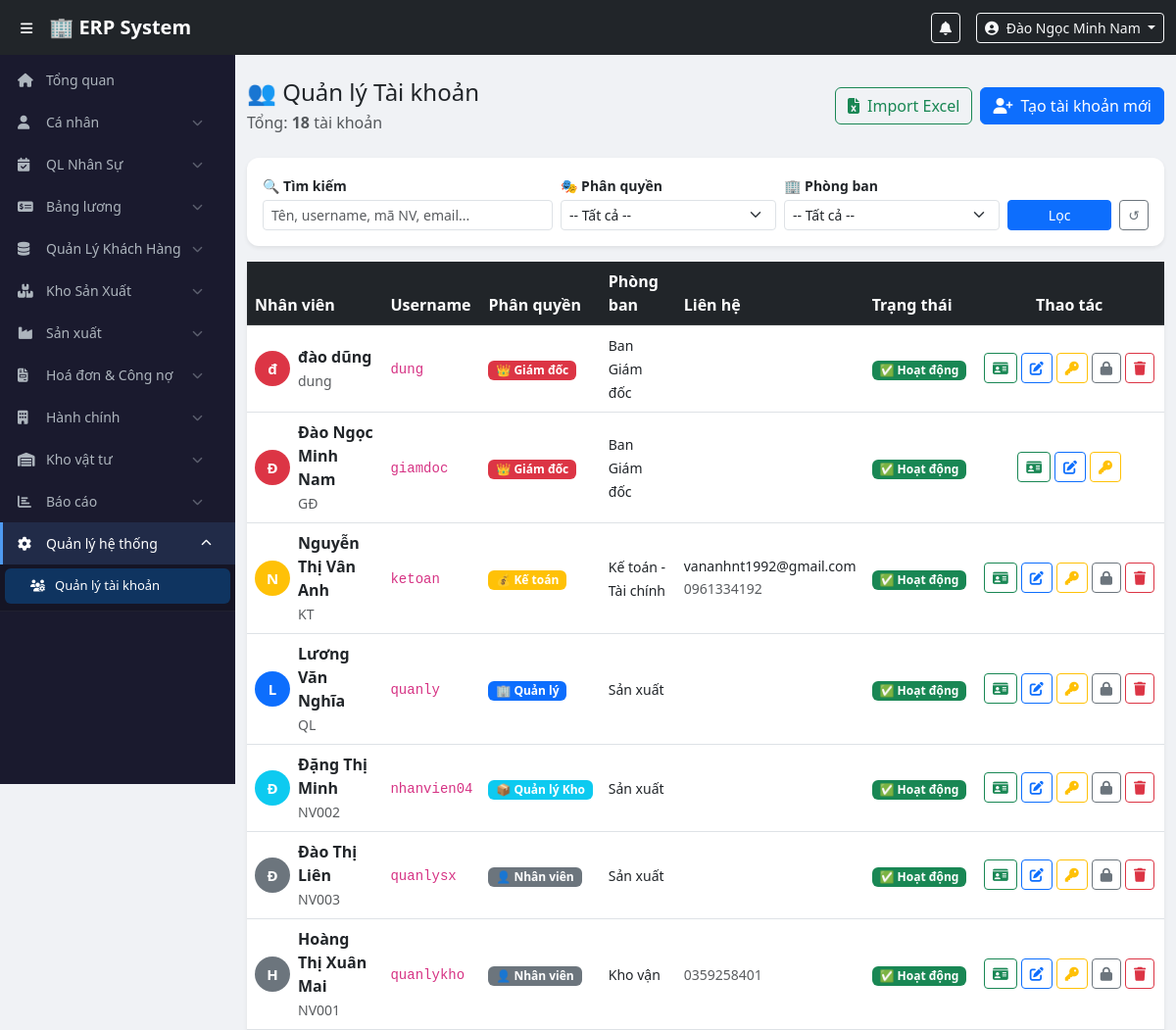
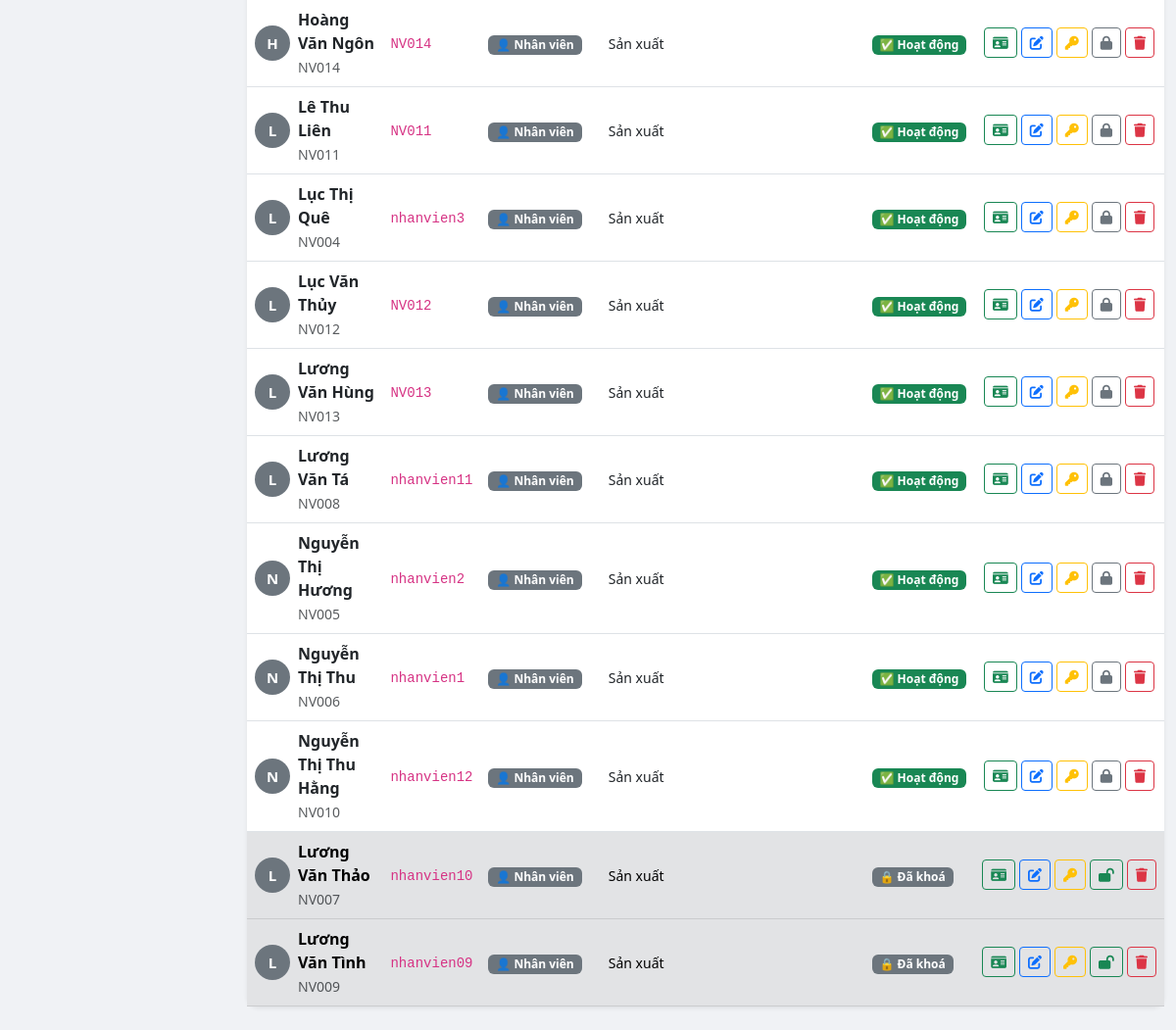
The app's page /modules/users/index.php (signed in) with its own data (2 pictures, top to bottom).
### tables this page shows
CREATE TABLE `users` (
  `id` int(11) NOT NULL,
  `employee_code` varchar(20) NOT NULL,
  `full_name` varchar(100) NOT NULL,
  `username` varchar(50) NOT NULL,
  `password_hash` varchar(255) NOT NULL,
  `email` varchar(100) DEFAULT NULL,
  `phone` varchar(20) DEFAULT NULL,
  `role_id` int(11) NOT NULL,
  `department_id` int(11) DEFAULT NULL,
  `is_active` tinyint(1) DEFAULT 1,
  `created_at` timestamp NOT NULL DEFAULT current_timestamp()
);

CREATE TABLE `roles` (
  `id` int(11) NOT NULL,
  `name` varchar(50) NOT NULL,
  `display_name` varchar(100) NOT NULL
);

CREATE TABLE `departments` (
  `id` int(11) NOT NULL,
  `name` varchar(100) NOT NULL,
  `created_at` timestamp NOT NULL DEFAULT current_timestamp()
);

### config/auth.php (called while the page is built, shortened)
<?php
function isLoggedIn() {
    return isset($_SESSION['user_id']) && !empty($_SESSION['user_id']);
}
function hasRole(...$roles) {
    return in_array($_SESSION['role'], $roles);
}
function currentUser() {
    return [
        'id'          => $_SESSION['user_id']   ?? null,
        'full_name'   => $_SESSION['full_name'] ?? '',
        'username'    => $_SESSION['username']  ?? '',
        'role'        => $_SESSION['role']      ?? '',
        'role_name'   => $_SESSION['role_name'] ?? '',
        'employee_code' => $_SESSION['employee_code'] ?? '',
        'department_id' => $_SESSION['department_id'] ?? null,
    ];
}
function getRoleBadge($role) {
    $map = [
        'director'   => ['class' => 'danger',   'icon' => '👑', 'label' => 'Giám đốc'],
        'accountant' => ['class' => 'warning',   'icon' => '💰', 'label' => 'Kế toán'],
        'manager'    => ['class' => 'primary',   'icon' => '🏢', 'label' => 'Quản lý'],
        'warehouse'  => ['class' => 'info',      'icon' => '📦', 'label' => 'Quản lý Kho'],
        'production' => ['class' => 'success',   'icon' => '🏭', 'label' => 'Quản lý SX'],
        'employee'   => ['class' => 'secondary', 'icon' => '👤', 'label' => 'Nhân viên'],
    ];
    return $map[$role] ?? ['class' => 'secondary', 'icon' => '❓', 'label' => $role];
}
?>

### modules/users/index.php (the view, shortened to what this page needs)
<?php
require_once $_SERVER['DOCUMENT_ROOT'] . '/erp/config/auth.php';
$pdo  = getDBConnection();
$search     = trim($_GET['search']  ?? '');
$sql    = "SELECT u.*, r.name AS role, r.display_name AS role_name, d.name AS dept_name
           FROM users u
           JOIN roles r ON u.role_id = r.id
           LEFT JOIN departments d ON u.department_id = d.id
           WHERE 1=1 ";
$params = [];
$sql .= " ORDER BY u.is_active DESC, r.id ASC, u.full_name ASC";
$stmt = $pdo->prepare($sql);
$stmt->execute($params);
$users = $stmt->fetchAll();
include $_SERVER['DOCUMENT_ROOT'] . '/erp/includes/header.php';
include $_SERVER['DOCUMENT_ROOT'] . '/erp/includes/sidebar.php';
?>
<div class="main-content">
<div class="container-fluid py-4">
    <div class="d-flex justify-content-between align-items-center mb-4">
        <div>
            <h4 class="mb-1">👥 Quản lý Tài khoản</h4>
            <p class="text-muted mb-0">Tổng: <strong><?= count($users) ?></strong> tài khoản</p>
        </div>
        <div class="d-flex gap-2">
            <a href="/erp/modules/users/import_excel.php" class="btn btn-outline-success">
                <i class="fas fa-file-excel me-2"></i>Import Excel
            </a>
            <a href="/erp/modules/users/create.php" class="btn btn-primary">
                <i class="fas fa-user-plus me-2"></i>Tạo tài khoản mới
            </a>
        </div>
    </div>
    <div class="card border-0 shadow-sm mb-3">
        <div class="card-body py-3">
            <form method="GET" class="row g-2 align-items-end">
                <div class="col-md-4">
                    <label class="form-label small fw-semibold mb-1">🔍 Tìm kiếm</label>
                    <input type="text" name="search" class="form-control form-control-sm"
                           placeholder="Tên, username, mã NV, email..."
                           value="<?= htmlspecialchars($search) ?>">
                </div>
                <div class="col-md-3">
                    <label class="form-label small fw-semibold mb-1">🎭 Phân quyền</label>
                    <select name="role" class="form-select form-select-sm">
                        <option value="">-- Tất cả --</option>
                    </select>
                </div>
                <div class="col-md-3">
                    <label class="form-label small fw-semibold mb-1">🏢 Phòng ban</label>
                    <select name="dept" class="form-select form-select-sm">
                        <option value="">-- Tất cả --</option>
                    </select>
                </div>
                <div class="col-md-2 d-flex gap-2">
                    <button type="submit" class="btn btn-primary btn-sm w-100">Lọc</button>
                    <a href="/erp/modules/users/index.php" class="btn btn-outline-secondary btn-sm">↺</a>
                </div>
            </form>
        </div>
    </div>
    <div class="card border-0 shadow-sm">
        <div class="card-body p-0">
            <div class="table-responsive">
                <table class="table table-hover align-middle mb-0">
                    <thead class="table-dark">
                        <tr>
                            <th>Nhân viên</th>
                            <th>Username</th>
                            <th>Phân quyền</th>
                            <th>Phòng ban</th>
                            <th>Liên hệ</th>
                            <th>Trạng thái</th>
                            <th class="text-center">Thao tác</th>
                        </tr>
                    </thead>
                    <tbody>
                    <?php foreach ($users as $u): ?>
                    <?php $badge = getRoleBadge($u['role']); ?>
                    <tr class="<?= !$u['is_active'] ? 'table-secondary text-muted' : '' ?>">
                        <td>
                            <div class="d-flex align-items-center gap-2">
                                <div class="avatar-circle bg-<?= $badge['class'] ?>">
                                    <?= mb_substr($u['full_name'], 0, 1) ?>
                                </div>
                                <div>
                                    <div class="fw-semibold"><?= htmlspecialchars($u['full_name']) ?></div>
                                    <small class="text-muted"><?= htmlspecialchars($u['employee_code']) ?></small>
                                </div>
                            </div>
                        </td>
                        <td><code><?= htmlspecialchars($u['username']) ?></code></td>
                        <td>
                            <span class="badge bg-<?= $badge['class'] ?>">
                                <?= $badge['icon'] ?> <?= $badge['label'] ?>
                            </span>
                        </td>
                        <td><small><?= htmlspecialchars($u['dept_name'] ?? '-') ?></small></td>
                        <td>
                            <small class="d-block"><?= htmlspecialchars($u['email'] ?? '-') ?></small>
                            <small class="text-muted"><?= htmlspecialchars($u['phone'] ?? '') ?></small>
                        </td>
                        <td>
                            <?php if ($u['is_active']): ?>
                                <span class="badge bg-success">✅ Hoạt động</span>
                            <?php else: ?>
                                <span class="badge bg-secondary">🔒 Đã khoá</span>
                            <?php endif; ?>
                        </td>
                        <td class="text-center">
                            <div class="d-flex justify-content-center gap-1">
				<a href="/erp/modules/users/profile.php?id=<?= $u['id'] ?>"
  					class="btn btn-sm btn-outline-success" title="Hồ sơ nhân viên">
  					  <i class="fas fa-id-card"></i>
				</a>
                                <a href="/erp/modules/users/edit.php?id=<?= $u['id'] ?>"
                                   class="btn btn-sm btn-outline-primary" title="Chỉnh sửa">
                                    <i class="fas fa-edit"></i>
                                </a>
                                <a href="/erp/modules/users/change_password.php?id=<?= $u['id'] ?>"
                                   class="btn btn-sm btn-outline-warning" title="Đổi mật khẩu">
                                    <i class="fas fa-key"></i>
                                </a>
                                <?php if ($u['id'] !== $user['id']): ?>
                                <form method="POST" class="d-inline">
                                    <?php if ($u['is_active']): ?>
                                        <button type="submit" class="btn btn-sm btn-outline-secondary" title="Khoá tài khoản"
                                                onclick="return confirm('Khoá tài khoản <?= htmlspecialchars($u['full_name']) ?>?')">
                                            <i class="fas fa-lock"></i>
                                        </button>
                                    <?php else: ?>
                                        <button type="submit" class="btn btn-sm btn-outline-success" title="Mở khoá">
                                            <i class="fas fa-lock-open"></i>
                                        </button>
                                    <?php endif; ?>
                                </form>
                                <?php if (hasRole('director')): ?>
                                <form method="POST" class="d-inline">
                                    <button type="submit" class="btn btn-sm btn-outline-danger" title="Xoá tài khoản"
                                            onclick="return confirm('⚠️ Xoá tài khoản <?= htmlspecialchars($u['full_name']) ?>?\nHành động này không thể hoàn tác!')">
                                        <i class="fas fa-trash"></i>
                                    </button>
                                </form>
                                <?php endif; ?>
                                <?php endif; ?>
                            </div>
                        </td>
                    </tr>
                    <?php endforeach; ?>
                    </tbody>
                </table>
            </div>
        </div>
    </div>
</div>
</div>
<?php include $_SERVER['DOCUMENT_ROOT'] . '/erp/includes/footer.php'; ?>

### includes/header.php (shortened to what this page needs)
<?php
$user = currentUser();
?>
<!DOCTYPE html>
<html lang="vi">
<head>
    <link href="https://cdn.jsdelivr.net/npm/bootstrap@5.3.0/dist/css/bootstrap.min.css" rel="stylesheet">
    <link href="https://cdnjs.cloudflare.com/ajax/libs/font-awesome/6.4.0/css/all.min.css" rel="stylesheet">
    <link href="/erp/assets/css/style.css" rel="stylesheet">
</head>
<body>
<nav class="navbar navbar-expand-lg navbar-dark bg-dark fixed-top" style="z-index:1030;">
    <div class="container-fluid">
        <button class="btn btn-sm text-white me-2" id="sidebarToggle">
            <i class="fas fa-bars"></i>
        </button>
        <a class="navbar-brand fw-bold" href="/erp/dashboard.php">🏢 ERP System</a>
        <div class="ms-auto d-flex align-items-center gap-3">
            <div class="dropdown">
                <button class="btn btn-sm btn-outline-light position-relative" data-bs-toggle="dropdown">
                    <i class="fas fa-bell"></i>
                </button>
            </div>
            <div class="dropdown">
                <button class="btn btn-sm btn-outline-light dropdown-toggle" data-bs-toggle="dropdown">
                    <i class="fas fa-user-circle me-1"></i>
                    <?= htmlspecialchars($user['full_name']) ?>
                </button>
            </div>
        </div>
    </div>
</nav>

### assets/css/style.css (style rules this page uses)
body { padding-top: 56px; background: #f0f2f5; font-family: 'Segoe UI', sans-serif; }
.main-content { margin-left: 240px; transition: margin-left 0.3s; min-height: calc(100vh - 56px); }
.card { border-radius: 12px !important; }

### modules/users/index.php (style rules this page uses)
.avatar-circle { width: 36px; height: 36px; border-radius: 50%; display: inline-flex; align-items: center; justify-content: center; color: white; font-weight: 700; font-size: 15px; flex-shrink: 0; }

### records on screen
users: full_name "Đào Ngọc Minh Nam", full_name "Đ", employee_code "GĐ", username "giamdoc", role.name "👑", role.name "Giám đốc", department.name "Ban Giám đốc", is_active "✅ Hoạt động"
users: full_name "đ", full_name "đào dũng", employee_code "dung", username "dung", role.name "👑", role.name "Giám đốc", department.name "Ban Giám đốc", is_active "✅ Hoạt động"
users: full_name "N", full_name "Nguyễn Thị Vân Anh", employee_code "KT", username "ketoan", role.name "💰", role.name "Kế toán", department.name "Kế toán - Tài chính", email "vananhnt1992@gmail.com", phone "0961334192", is_active "✅ Hoạt động"
users: full_name "L", full_name "Lương Văn Nghĩa", employee_code "QL", username "quanly", role.name "🏢", role.name "Quản lý", department.name "Sản xuất", is_active "✅ Hoạt động"
users: full_name "Đ", full_name "Đặng Thị Minh", employee_code "NV002", username "nhanvien04", role.name "📦", role.name "Quản lý Kho", department.name "Sản xuất", is_active "✅ Hoạt động"
users: full_name "Đ", full_name "Đào Thị Liên", employee_code "NV003", username "quanlysx", role.name "Nhân viên", department.name "Sản xuất", is_active "✅ Hoạt động"
users: full_name "H", full_name "Hoàng Thị Xuân Mai", employee_code "NV001", username "quanlykho", role.name "Nhân viên", department.name "Kho vận", phone "0359258401", is_active "✅ Hoạt động"
users: full_name "H", full_name "Hoàng Văn Ngôn", employee_code "NV014", username "NV014", role.name "Nhân viên", department.name "Sản xuất", is_active "✅ Hoạt động"
users: full_name "L", full_name "Lê Thu Liên", employee_code "NV011", username "NV011", role.name "Nhân viên", department.name "Sản xuất", is_active "✅ Hoạt động"
users: full_name "L", full_name "Lục Thị Quê", employee_code "NV004", username "nhanvien3", role.name "Nhân viên", department.name "Sản xuất", is_active "✅ Hoạt động"
users: full_name "L", full_name "Lục Văn Thủy", employee_code "NV012", username "NV012", role.name "Nhân viên", department.name "Sản xuất", is_active "✅ Hoạt động"
users: full_name "L", full_name "Lương Văn Hùng", employee_code "NV013", username "NV013", role.name "Nhân viên", department.name "Sản xuất", is_active "✅ Hoạt động"
users: full_name "L", full_name "Lương Văn Tá", employee_code "NV008", username "nhanvien11", role.name "Nhân viên", department.name "Sản xuất", is_active "✅ Hoạt động"
users: full_name "N", full_name "Nguyễn Thị Hương", employee_code "NV005", username "nhanvien2", role.name "Nhân viên", department.name "Sản xuất", is_active "✅ Hoạt động"
users: full_name "N", full_name "Nguyễn Thị Thu", employee_code "NV006", username "nhanvien1", role.name "Nhân viên", department.name "Sản xuất", is_active "✅ Hoạt động"
users: full_name "N", full_name "Nguyễn Thị Thu Hằng", employee_code "NV010", username "nhanvien12", role.name "Nhân viên", department.name "Sản xuất", is_active "✅ Hoạt động"
users: full_name "L", full_name "Lương Văn Thảo", employee_code "NV007", username "nhanvien10", role.name "Nhân viên", department.name "Sản xuất", is_active "🔒 Đã khoá"
users: full_name "L", full_name "Lương Văn Tình", employee_code "NV009", username "nhanvien09", role.name "Nhân viên", department.name "Sản xuất", is_active "🔒 Đã khoá"

### other values on screen
count($users) "18"
